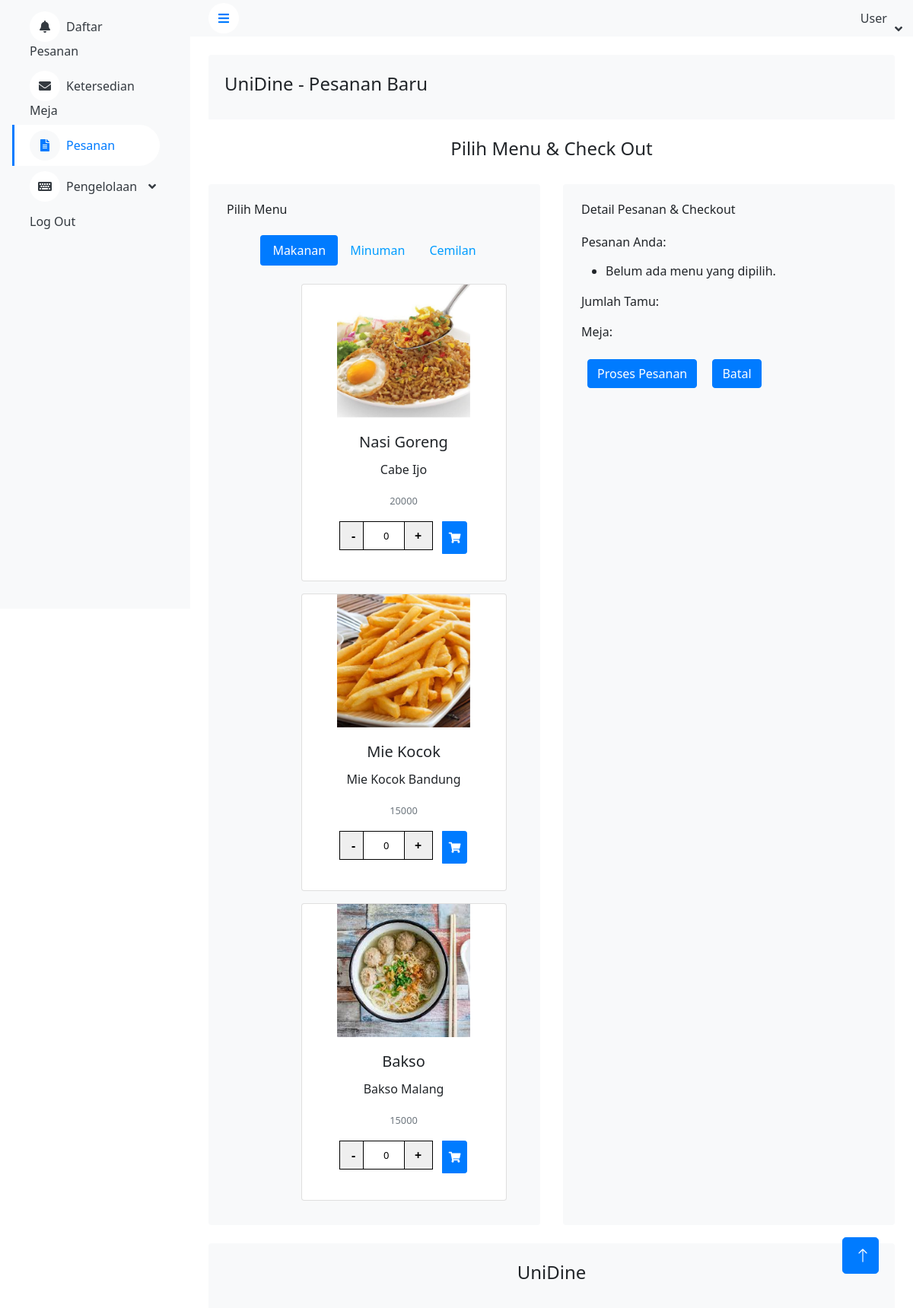
The page /PesananBaru.php on the database its author committed.
### tables this page shows
CREATE TABLE `tbl_menu` (
  `id` int(5) NOT NULL,
  `kd_menu` varchar(10) NOT NULL,
  `nama` varchar(200) NOT NULL,
  `deks` text NOT NULL,
  `kategori` varchar(50) NOT NULL,
  `harga` int(20) NOT NULL,
  `pic` varchar(200) NOT NULL
);

### PesananBaru.php (the view, shortened to what this page needs)
<?php include 'koneksi.php';
session_start() ?>
<!DOCTYPE html>
<html lang="en">
<head>
    <link href="https://cdnjs.cloudflare.com/ajax/libs/font-awesome/5.10.0/css/all.min.css" rel="stylesheet">
    <link href="https://cdn.jsdelivr.net/npm/bootstrap-icons@1.4.1/font/bootstrap-icons.css" rel="stylesheet">
    <link href="lib/owlcarousel/assets/owl.carousel.min.css" rel="stylesheet">
    <link href="lib/tempusdominus/css/tempusdominus-bootstrap-4.min.css" rel="stylesheet" />
    <link href="css/bootstrap.min.css" rel="stylesheet">
    <link href="css/style.css" rel="stylesheet">
    <link href="//maxcdn.bootstrapcdn.com/bootstrap/4.1.1/css/bootstrap.min.css" rel="stylesheet" id="bootstrap-css">
    <link href="css/count.css" rel="stylesheet">
</head>
<body>
    <div class="container-xxl position-relative bg-white d-flex p-0">
        <div class="sidebar pe-4 pb-3">
            <nav class="navbar bg-light navbar-light">
                <div class="navbar-nav w-100 ">
                    <a href="index.php" class="nav-item nav-link"><i class="fa fa-bell me-2"></i>Daftar Pesanan</a>
                    <a href="KetersediaanMeja.php" class="nav-item nav-link "><i class="fa fa-envelope me-2"></i>Ketersedian Meja</a>
                    <a href="Pesanan.php" class="nav-item nav-link active"><i class="fa fa-file-alt me-2"></i>Pesanan</a>
                    <div class="nav-item dropdown">
                        <a href="#" class="nav-link dropdown-toggle" data-bs-toggle="dropdown"><i class="fa fa-keyboard me-2"></i>Pengelolaan</a>
                    </div>
                    <a href="Login.php" class="nav-item nav-link">Log Out</a>
                </div>
            </nav>
        </div>
        <div class="content">
            <nav class="navbar navbar-expand bg-light navbar-light sticky-top px-4 py-0">
                <a href="#" class="sidebar-toggler flex-shrink-0">
                    <i class="fa fa-bars"></i>
                </a>
                <div class="navbar-nav align-items-center ms-auto">
                    <div class="nav-item dropdown">
                        <a href="#" class="nav-link dropdown-toggle" data-bs-toggle="dropdown">
                            <span class="d-none d-lg-inline-flex">User</span>
                        </a>
                    </div>
                </div>
            </nav>
            <div class="container-fluid mb-4 pt-4 px-4 ">
                <div class="bg-light rounded-top p-4">
                    <div class="row">
                        <p class="h4"> UniDine - Pesanan Baru</p>
                    </div>
                </div>
            </div>
            <p class="h4 text-center"> Pilih Menu & Check Out</p>
            <div class="container-fluid pt-4 px-4">
                <div class="row g-4">
                    <div class="col-sm-12 col-xl-6">
                        <div class="bg-light text-center rounded p-4">
                            <div class="d-flex align-items-center justify-content-between mb-4">
                                <h6 class="mb-0">Pilih Menu</h6>
                            </div>
                            <ul class="nav nav-pills mb-3 justify-content-center" id="pills-tab" role="tablist">
                                <li class="nav-item" role="presentation">
                                    <button class="nav-link active" id="pills-home-tab" data-bs-toggle="pill" data-bs-target="#pills-home" type="button" role="tab" aria-controls="pills-home" aria-selected="true">Makanan</button>
                                </li>
                                <li class="nav-item" role="presentation">
                                    <button class="nav-link" id="pills-profile-tab" data-bs-toggle="pill" data-bs-target="#pills-profile" type="button" role="tab" aria-controls="pills-profile" aria-selected="false">Minuman</button>
                                </li>
                                <li class="nav-item" role="presentation">
                                    <button class="nav-link" id="pills-contact-tab" data-bs-toggle="pill" data-bs-target="#pills-contact" type="button" role="tab" aria-controls="pills-contact" aria-selected="false">Cemilan</button>
                                </li>
                            </ul>
                            <div class="tab-content" id="pills-tabContent">
                                <div class="tab-pane fade show active " id="pills-home" role="tabpanel" aria-labelledby="pills-home-tab">
                                    <?php
                                    $hasil = mysqli_query($koneksi, "SELECT * FROM tbl_menu WHERE kategori = 'Makanan' ");
                                    while ($h = mysqli_fetch_array($hasil)) {
                                    ?>
                                        <form action="tambahorder.php" method="post">
                                            <div class="row justify-content-md-center">
                                                <div class="col-md-6 m-auto p-2">
                                                    <div class="card-deck justify-content-center" style="width: 300px;">
                                                        <div class="card " style="width:400px">
                                                            <center><?php echo "<img src='./img/$h[pic]' width='175' height='175' />"; ?>
                                                                <div class="card-body">
                                                                    <h5 class="card-title"><?= $h['nama']; ?></h5>
                                                                    <p class="card-text"><?= $h['deks']; ?></p>
                                                                    <p class="card-text"><small class="text-muted"><?= $h['harga']; ?></small></p>
                                                                    <div class="input-group" style="justify-content: center;">
                                                                        <input type="button" value="-" class="button-minus" data-field="quantity">
                                                                        <input type="number" step="1" max="" value="0" name="quantity" class="quantity-field">
                                                                        <input type="button" value="+" class="button-plus" data-field="quantity">
                                                                        <button class="btn btn-primary btn-sm" type="submit" name="add_to_order">
                                                                            <i class="fa fa-shopping-cart"></i>
                                                                    </div>
                                                                </div>
                                                        </div>
                                                    </div>
                                                </div>
                                            </div>
                                        </form>
                                    <?php } ?>
                                </div>
                            </div>
                        </div>
                    </div>
                    <div class="col-sm-12 col-xl-6">
                        <div class="bg-light rounded h-100 p-4">
                            <div class="d-flex align-items-center justify-content-between mb-4">
                                <h6 class="mb-0">Detail Pesanan & Checkout</h6>
                            </div>
                            <h6 class="mb-3">Pesanan Anda:</h6>
                            <ul>
                                <?php
                                if (isset($_SESSION['order']) && count($_SESSION['order']) > 0) {
                                    foreach ($_SESSION['order'] as $orderItem) {
                                        echo "<li>{$orderItem['nama']} ({$orderItem['quantity']} x {$orderItem['harga']})</li>";
                                    }
                                } else {
                                    echo "<li>Belum ada menu yang dipilih.</li>";
                                }
                                ?>
                            </ul>
                            <form method="post" action="ProsesPesanan.php">
                                <p>Jumlah Tamu: <?= isset($_SESSION["jumlah_tamu"]) ? $_SESSION["jumlah_tamu"] : ""; ?></p>
                                <p>Meja: <?= isset($_SESSION["meja_dipilih"]) ? $_SESSION["meja_dipilih"] : ""; ?></p>
                                <button type="submit" class="btn btn-primary m-2">Proses Pesanan</button>
                                <a href="Pesanan.php"><button type="button" class="btn btn-primary m-2">Batal</button></a>
                            </form>
                        </div>
                    </div>
                </div>
            </div>
            <div class="container-fluid pt-4 px-4">
                <div class="bg-light rounded-top p-4">
                    <div class="row ">
                        <p class="h4 text-center">UniDine</p>
                    </div>
                </div>
            </div>
        </div>
        <a href="#" class="btn btn-lg btn-primary btn-lg-square back-to-top"><i class="bi bi-arrow-up"></i></a>
    </div>
</body>
</html>

### css/style.css (style rules this page uses)
:root { --primary: #009CFF; --light: #F3F6F9; --dark: #191C24; }
.back-to-top { position: fixed; display: none; right: 45px; bottom: 45px; z-index: 99; }
.btn { transition: .5s; }
.btn.btn-primary { color: #FFFFFF; }
.btn-lg-square { width: 48px; height: 48px; }
.btn-square, .btn-sm-square, .btn-lg-square { padding: 0; display: inline-flex; align-items: center; justify-content: center; font-weight: normal; border-radius: 50px; }
.sidebar { position: fixed; top: 0; left: 0; bottom: 0; width: 250px; height: 100vh; overflow-y: auto; background: var(--light); transition: 0.5s; z-index: 999; }
.content { margin-left: 250px; min-height: 100vh; background: #FFFFFF; transition: 0.5s; }
@media (min-width: 992px) { .sidebar { margin-left: 0; } }
@media (min-width: 992px) { .content { width: calc(100% - 250px); } }
.sidebar .navbar .navbar-nav .nav-link { padding: 7px 20px; color: var(--dark); font-weight: 500; border-left: 3px solid var(--light); border-radius: 0 30px 30px 0; outline: none; }
.sidebar .navbar .navbar-nav .nav-link:hover, .sidebar .navbar .navbar-nav .nav-link.active { color: var(--primary); background: #FFFFFF; border-color: var(--primary); }
.sidebar .navbar .navbar-nav .nav-link i { width: 40px; height: 40px; display: inline-flex; align-items: center; justify-content: center; background: #FFFFFF; border-radius: 40px; }
.sidebar .navbar .navbar-nav .nav-link:hover i, .sidebar .navbar .navbar-nav .nav-link.active i { background: var(--light); }
.sidebar .navbar .dropdown-toggle::after { position: absolute; top: 15px; right: 15px; border: none; content: "\f107"; font-family: "Font Awesome 5 Free"; font-weight: 900; transition: .5s; }
.content .navbar .navbar-nav .nav-link { margin-left: 25px; padding: 12px 0; color: var(--dark); outline: none; }
.content .navbar .sidebar-toggler, .content .navbar .navbar-nav .nav-link i { width: 40px; height: 40px; display: inline-flex; align-items: center; justify-content: center; background: #FFFFFF; border-radius: 40px; }
.content .navbar .dropdown-toggle::after { margin-left: 6px; vertical-align: middle; border: none; content: "\f107"; font-family: "Font Awesome 5 Free"; font-weight: 900; transition: .5s; }

### css/count.css (style rules this page uses)
input, textarea { border: 1px solid ; box-sizing: border-box; margin: 0; outline: none; padding: 10px; }
input[type="button"] { cursor: pointer; }
.input-group { clear: both; margin: 15px 0; position: relative; }
.input-group input[type='button'] { min-width: 38px; width: auto; transition: all 300ms ease; }
.input-group .button-minus, .input-group .button-plus { font-weight: bold; height: 38px; padding: 0; width: 38px; position: relative; }
.input-group .quantity-field { position: relative; height: 38px; left: -6px; text-align: center; width: 62px; display: inline-block; font-size: 13px; margin: 0 0 5px; resize: vertical; }
.button-plus { left: -13px; }
input[type="number"] { -moz-appearance: textfield; -webkit-appearance: none; }
* { font-family: system-ui; }

### rows shown on the page
tbl_menu: pic (picture), nama "Nasi Goreng", deks "Cabe Ijo", harga "20000"
tbl_menu: pic (picture), nama "Mie Kocok", deks "Mie Kocok Bandung", harga "15000"
tbl_menu: pic (picture), nama "Bakso", deks "Bakso Malang", harga "15000"
